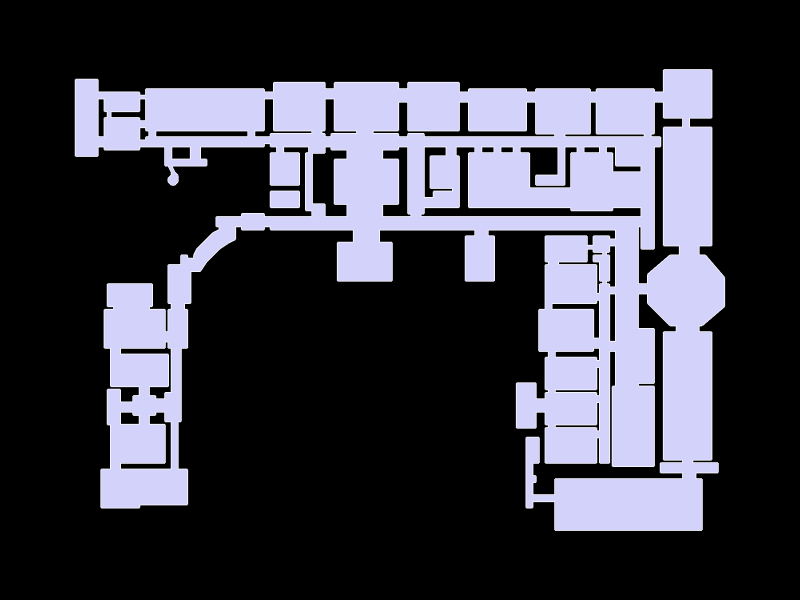

Notebook code for this chart:
### Markdown cell above
## Show the geometry

### Code cell
Topology.Show(gallery,
              camera=[0,0,6],
              faceColor=[210,210,250],
              faceOpacity=1,
              edgeColor="white",
              edgeWidth=3,
              showVertices=False,
              backgroundColor="black",
              width=800,
              height=600,
              renderer = renderer)

### Figure 1 — Plotly figure (JSON) as saved in the notebook; plotly's stock layout.template omitted (floating-point values rounded to 4 significant figures; data arrays with more than 128 entries replaced by an {"elided": "..."} marker saying what was removed)
{"data": [{"hoverinfo": "text", "legendgroup": "2", "legendrank": 2, "line": {"color": "white", "dash": "solid", "width": 3}, "marker": {"size": 0}, "mode": "lines", "name": "1: default (Edges)", "showlegend": false, "text": "", "type": "scatter3d", "x": {"elided": "2121 int values"}, "y": {"elided": "2121 int values"}, "z": {"elided": "2121 int values"}}, {"cmax": 1, "cmin": 0, "color": "#D2D2FA", "colorscale": [[0, "#440154"], [0.1111, "#482878"], [0.2222, "#3e4989"], [0.3333, "#31688e"], [0.4444, "#26828e"], [0.5556, "#1f9e89"], [0.6667, "#35b779"], [0.7778, "#6ece58"], [0.8889, "#b5de2b"], [1, "#fde725"]], "flatshading": true, "hoverinfo": "text", "hovertext": "", "i": {"elided": "335 int values"}, "j": {"elided": "335 int values"}, "k": {"elided": "335 int values"}, "legendgroup": "3", "legendrank": 3, "lighting": {"facenormalsepsilon": 0}, "name": "1: default (Faces)", "opacity": 1, "showlegend": false, "showscale": false, "text": "", "type": "mesh3d", "x": {"elided": "601 int values"}, "y": {"elided": "601 int values"}, "z": {"elided": "601 int values"}}], "layout": {"autosize": true, "height": 600, "margin": {"b": 40, "l": 40, "r": 40, "t": 40}, "paper_bgcolor": "#000000", "plot_bgcolor": "#000000", "scene": {"aspectmode": "data", "camera": {"center": {"x": 0, "y": 0, "z": 0}, "eye": {"x": 0, "y": 0, "z": 6}, "projection": {"type": "perspective"}, "up": {"x": 0, "y": 1, "z": 0}}, "xaxis": {"visible": false}, "yaxis": {"visible": false}, "zaxis": {"visible": false}}, "showlegend": true, "width": 800, "xaxis": {"showgrid": false, "visible": false, "zeroline": false}, "yaxis": {"showgrid": false, "visible": false, "zeroline": false}}}
